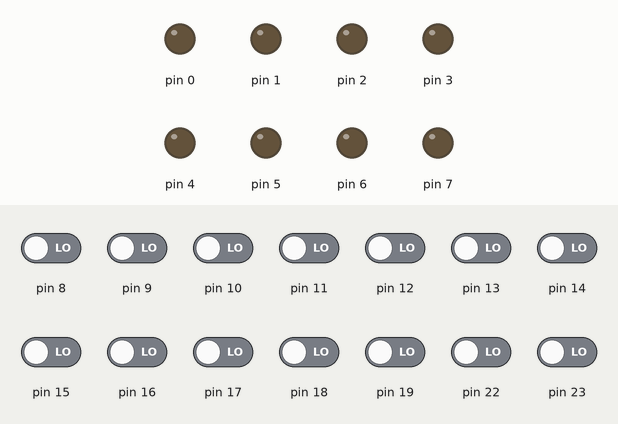
The sketch below on a simulated Arduino Uno, built with avr-gcc and run on an emulated ATmega328P. Shown: output pins drawn as LEDs (lit = HIGH). The inputs (shaded band) are chosen by the test bench; at power-on: pin 8–19, pin 22, pin 23 LOW.

Above: at 1.2 s.
1.3 s: pin 8 driven HIGH
At 2.1 s:
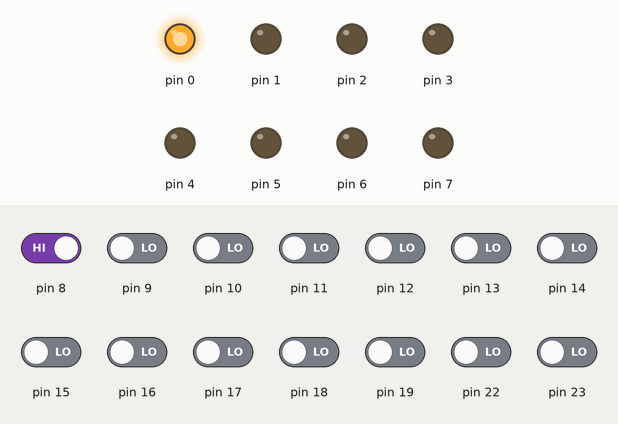
2.8 s: pin 9 driven HIGH
At 3.2 s:
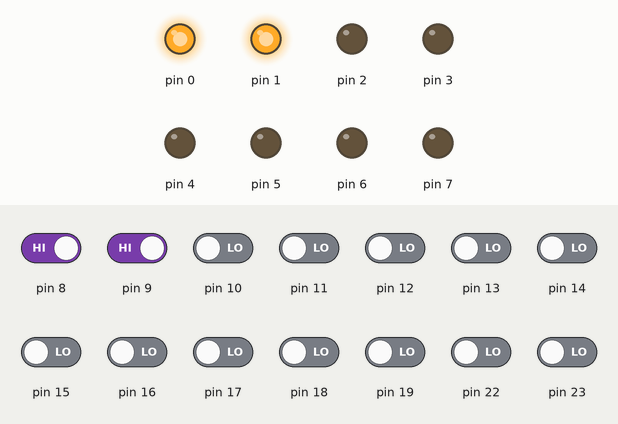
4.3 s: pin 10 driven HIGH
At 5.5 s:
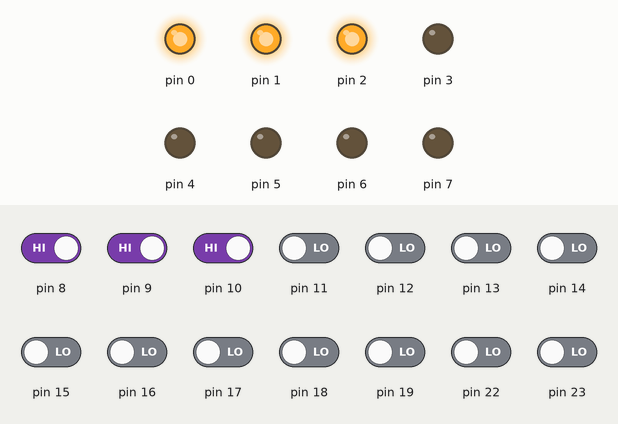
5.8 s: pin 11 driven HIGH
At 6.7 s:
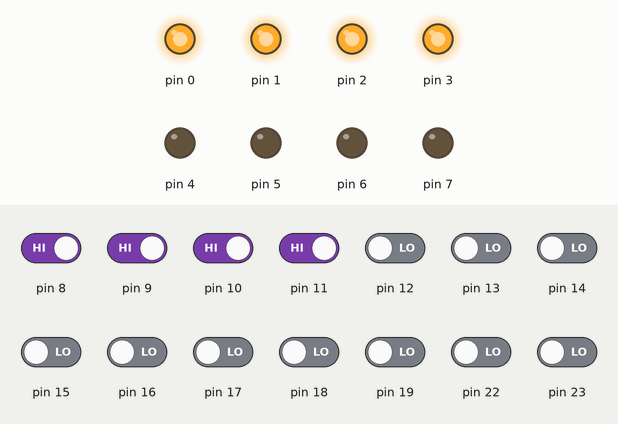
7.3 s: pin 12 driven HIGH
At 7.8 s:
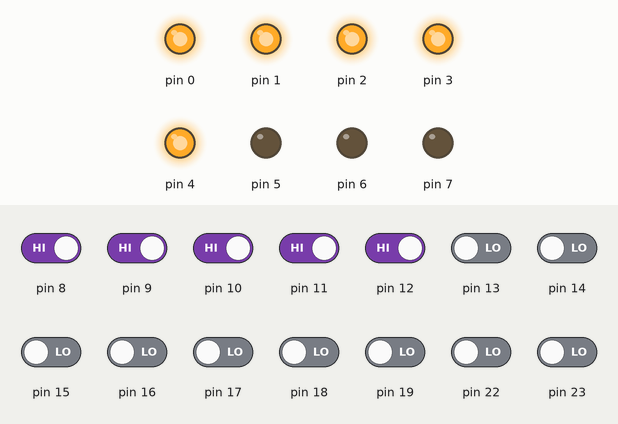
8.8 s: pin 13 driven HIGH
At 10.2 s:
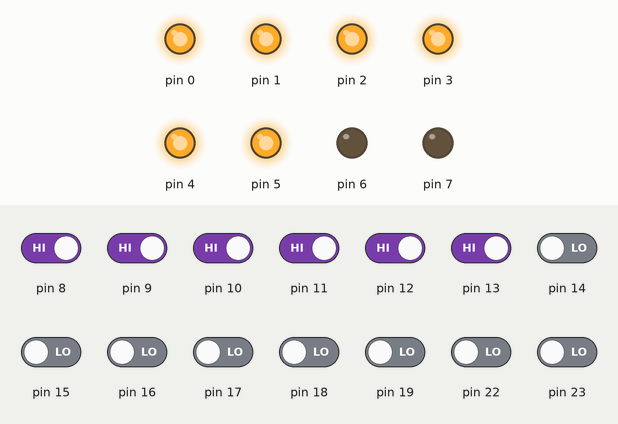
Timing chart, 0 to 11.3 s (numbered marks = the images above; inputs shaded):
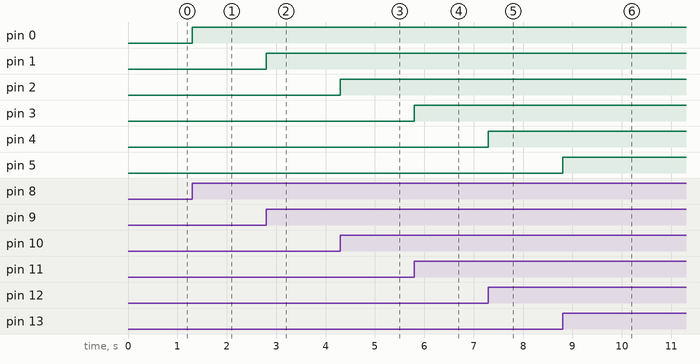

The sketch:

practica_2.ino
```cpp
void setup() {
  DDRB = B00000000, DDRC = B00000000, DDRD = B11111111;
}

void loop() {
  PORTD = PINB + PINC;
}
```

Measured:
- after the input at 1.3 s, pin 0: LOW → HIGH at once
- after the input at 2.8 s, pin 1: LOW → HIGH at once
- after the input at 4.3 s, pin 2: LOW → HIGH at once
- after the input at 5.8 s, pin 3: LOW → HIGH at once
- after the input at 7.3 s, pin 4: LOW → HIGH at once
- after the input at 8.8 s, pin 5: LOW → HIGH at once
